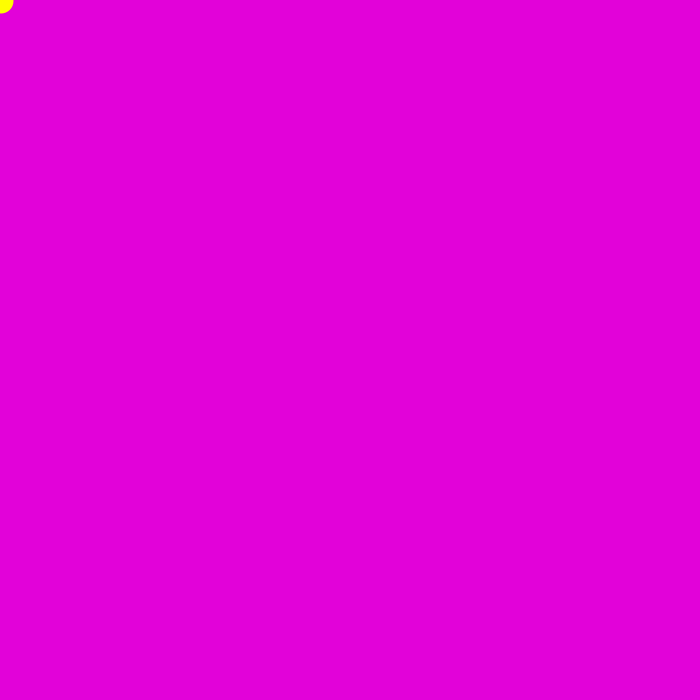
Frame 1 (no input)
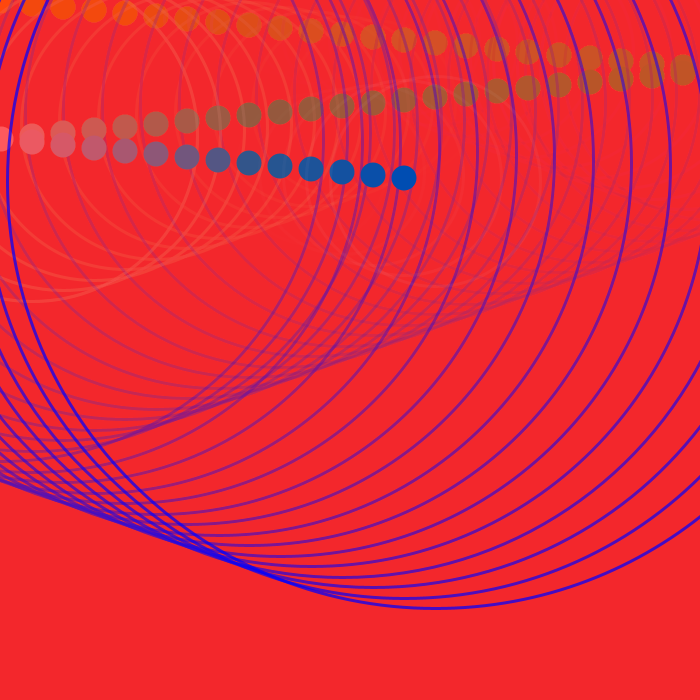
Frame 60 (the mouse pressed at the canvas centre just before this capture)
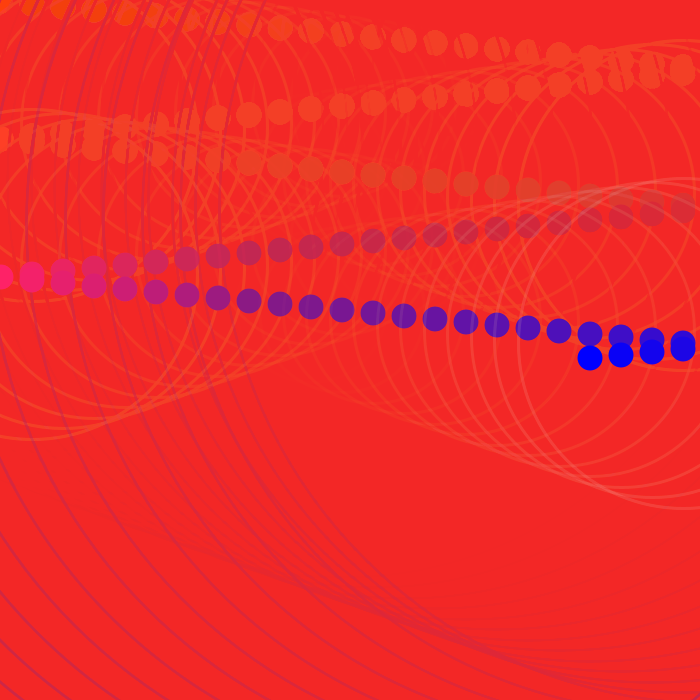
Frame 120 (the mouse held since frame 60 and released just before this capture)

The Processing sketch that drew these frames (run headless with seeded random() and noise(); from frame 60 on, the mouse is pressed at the canvas centre):

// Processing sketch: processing_71728
// ── processing_71728.pde

float xPos;
float yPos;
float speed;
boolean xDir;
boolean yDir;
 
float xHit;
float yHit;
float xTotal;
float yTotal;
 
color ballColor;
float ballR;
float ballG;
float ballB;
float ballSize;
 
  
void setup() {
  frameRate(25);
  size(700,700);
  smooth();
  background(225,0,225);
  xPos = 1;
  yPos = 1;
  speed = 1;
  xDir = true;
  yDir = true;
  ballSize = 25;
  xTotal = (width/10) + 10;
  yTotal = (height/10) + 10;
  
  
  
  
  
  
  

  
  
}
 
void draw() {
   
  noStroke();
  fill(255,47,28,10);
  rect(0,0,width,height);
 
   
  ballR = 255 - constrain(xPos,0,255);
  ballG = 255 - constrain(yPos,0,255);
  ballB = constrain(yPos,0,255);
   
  ballColor = color(ballR,ballG,ballB); 
  fill(ballColor);
  ellipse(xPos,yPos,ballSize,ballSize);
  
  
  
  
  
  
  
  
   
  if (xDir) {
    xPos = xPos + speed+30;
  } else {
    xPos = xPos - speed-30;
  }

   
  if (yDir) {
    yPos = yPos + speed+2;
  } else {
    yPos = yPos - speed-2;
  }
   
  if (xPos > (width-(ballSize/2))) {
    xDir = false;
    xHit = xTotal;
  } else if (xPos < (ballSize/2)) {
    xDir = true;
    xHit = xTotal;
  }
   
  if (yPos > (height-(ballSize/2))) {
    yDir = false;
    yHit = yTotal;
  } else if (yPos < (ballSize/2)) {
    yDir = true;
    yHit = yTotal;
  }
   
  if (xHit>0) {
    strokeWeight(3);
    stroke(225,225,225,225-(xHit*(255/xTotal)));
   noFill();
    ellipse(xPos,yPos,(xTotal-xHit)*15,(xTotal-xHit)*15);
    noStroke();
    xHit--;
  }
  if (yHit>0) {
    strokeWeight(3);
    stroke(0,0,255,255-(yHit*(250/yTotal)));
    noFill();
    ellipse(xPos,yPos,(yTotal-yHit)*15,(yTotal-yHit)*15);
    
    yHit--;


  }
}




 
float x = 15;
float y = 15;
float speedX = 4;
float speedY = 4;
float speedUp = 0.5;
